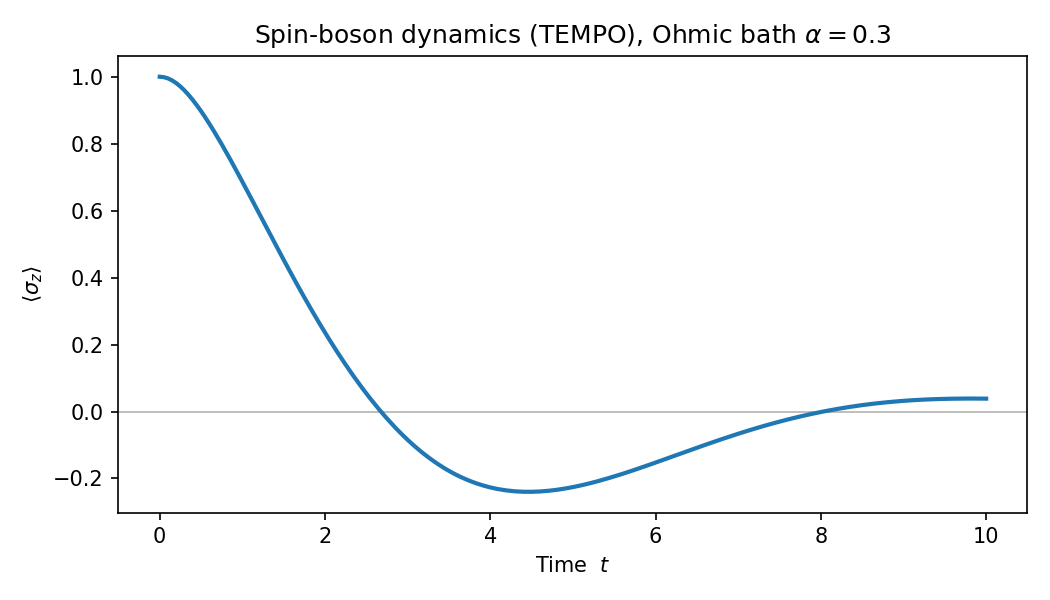

Recreate this plot in Python.
"""
oqupy_spin_boson.py
===================

Non-Markovian open-system dynamics of a spin-boson model using OQuPy's
TEMPO (Time-Evolving Matrix Product Operator) algorithm.

Physics
-------
A single two-level system (the "spin") is driven coherently and coupled to a
bosonic bath with an Ohmic spectral density. Unlike a Lindblad master equation,
TEMPO captures the *non-Markovian* memory of the bath exactly (to a controllable
numerical tolerance), so it resolves bath-induced effects that a memoryless
treatment misses.

    System:   H = (Omega / 2) * sigma_x          (coherent driving)
    Coupling: sigma_z  to an Ohmic bath, J(w) ~ alpha * w * exp(-w / cutoff)

We start in the spin-up state and track <sigma_z>(t), watching coherent Rabi
oscillation get damped by the bath.

Run:
    python oqupy_spin_boson.py
"""

import numpy as np
import matplotlib.pyplot as plt
import oqupy

# ----------------------------------------------------------------------
# 1. System Hamiltonian: coherent drive about the x-axis
# ----------------------------------------------------------------------
Omega = 1.0  # Rabi (driving) frequency
system = oqupy.System(0.5 * Omega * oqupy.operators.sigma("x"))

# ----------------------------------------------------------------------
# 2. Bath: Ohmic spectral density, coupled through sigma_z
# ----------------------------------------------------------------------
alpha = 0.3          # dimensionless system-bath coupling strength
cutoff = 5.0         # bath cutoff frequency
temperature = 0.0    # zero-temperature bath

correlations = oqupy.PowerLawSD(
    alpha=alpha,
    zeta=1.0,                    # zeta = 1 -> Ohmic
    cutoff=cutoff,
    cutoff_type="exponential",
    temperature=temperature,
)
bath = oqupy.Bath(0.5 * oqupy.operators.sigma("z"), correlations)

# ----------------------------------------------------------------------
# 3. TEMPO numerical parameters
#    dt     : time step
#    tcut   : bath memory cutoff time (how far back correlations are kept)
#    epsrel : relative SVD truncation tolerance (controls MPS bond dimension)
# ----------------------------------------------------------------------
tempo_parameters = oqupy.TempoParameters(
    dt=0.05,
    tcut=2.0,
    epsrel=1e-5,
)

# ----------------------------------------------------------------------
# 4. Evolve the reduced system state from the spin-up state
# ----------------------------------------------------------------------
initial_state = oqupy.operators.spin_dm("z+")  # |up><up|

dynamics = oqupy.tempo_compute(
    system=system,
    bath=bath,
    initial_state=initial_state,
    start_time=0.0,
    end_time=10.0,
    parameters=tempo_parameters,
)

# Expectation value of sigma_z as a function of time
times, s_z = dynamics.expectations(oqupy.operators.sigma("z"), real=True)

# ----------------------------------------------------------------------
# 5. Plot
# ----------------------------------------------------------------------
plt.figure(figsize=(7, 4))
plt.plot(times, s_z, lw=2)
plt.axhline(0.0, color="0.7", lw=0.8, zorder=0)
plt.xlabel("Time  $t$")
plt.ylabel(r"$\langle \sigma_z \rangle$")
plt.title(f"Spin-boson dynamics (TEMPO), Ohmic bath $\\alpha={alpha}$")
plt.tight_layout()
plt.savefig("oqupy_spin_boson.png", dpi=150)
print("Saved figure to oqupy_spin_boson.png")
print(f"Final <sigma_z> at t={times[-1]:.2f}: {s_z[-1]:.4f}")
